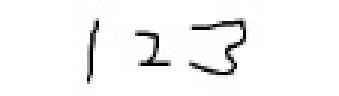
#> input picture images/123.jpg, 113 x 32 px (shown 3 times larger)
$ python binary.py images/123.jpg
#> lines starting #> are read from the running program, lines starting #| are printed output that depends on the picture; after the words box and inside, x2 and y2 are one past the last pixel; in counts of white or black regions, pixels touching at a corner belong together
import cv2
import sys
import os

def binarize_image(image_path):
    # 读取图像
#> called with image_path = 'images/123.jpg'
    img = cv2.imread(image_path, cv2.IMREAD_GRAYSCALE)
#> img is the input picture: shape (32, 113); min 0, max 255, mean 245.1
    if img is None:
        print(f"Image {image_path} not found.")
        return

    # 二值化图像
    _, binary_img = cv2.threshold(img, 128, 255, cv2.THRESH_BINARY_INV)
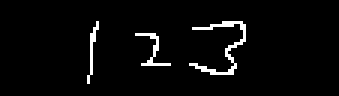
#> binary_img: shape (32, 113) (shown 3 times larger); 3.5% white in thin lines or dots, all inside (x1, y1, x2, y2) = (29, 7, 82, 28)

    # 创建新的文件名
    base, ext = os.path.splitext(image_path)
    new_file_name = base + "_b" + ext

    # 保存二值化后的图像
    cv2.imwrite(new_file_name, binary_img)
    print(f"Binarized image is saved as {new_file_name}")


if __name__ == "__main__":
    if len(sys.argv) != 2:
        print("Usage: python binary.py [image_path]")
        sys.exit(1)

    image_path = sys.argv[1]
    binarize_image(image_path)

$ run again, on images/172.jpg
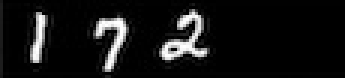
#> input picture images/172.jpg, 115 x 26 px (shown 3 times larger)
#> in binarize_image, img is the input picture: shape (26, 115); min 0, max 255, mean 20.4
#> in binarize_image, `_, binary_img = cv2.threshold(img, 128, 255, cv2.THRESH_BINARY_INV)`:
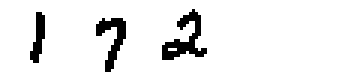
#> binary_img: shape (26, 115) (shown 3 times larger); 92.3% white; black in thin lines or dots, all inside (x1, y1, x2, y2) = (10, 3, 69, 24)

$ run again, on images/345.jpg
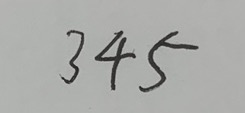
#> input picture images/345.jpg, 245 x 113 px
#> in binarize_image, `_, binary_img = cv2.threshold(img, 128, 255, cv2.THRESH_BINARY_INV)`:
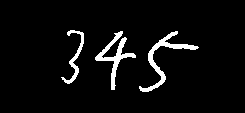
#> binary_img: shape (113, 245); 5% white; 3 white regions, box (x1, y1, x2, y2) and area: (139, 31, 199, 92) 567, (95, 31, 136, 90) 541, (61, 30, 84, 84) 276

$ run again, on images/380.jpg
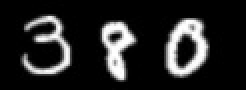
#> input picture images/380.jpg, 123 x 45 px (shown 2 times larger)
#> in binarize_image, img is the input picture: shape (45, 123); min 0, max 255, mean 37
#> in binarize_image, `_, binary_img = cv2.threshold(img, 128, 255, cv2.THRESH_BINARY_INV)`:
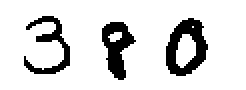
#> binary_img: shape (45, 123) (shown 2 times larger); 85.4% white; 3 black regions, box (x1, y1, x2, y2) and area: (83, 9, 104, 38) 326, (51, 11, 68, 40) 260, (12, 8, 35, 37) 220
